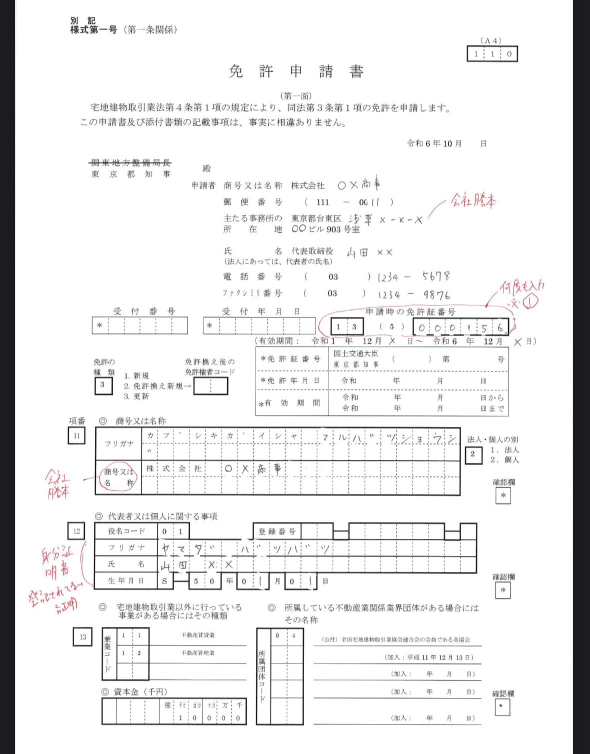
#> input picture image/img.png, 1179 x 1507 px (shown at 1/2 size); its folder holds 2 pictures in this run
$ python image_improve.py
#> lines starting #> are read from the running program, lines starting #| are printed output that depends on the picture
import numpy as np
from skimage.io import imread, imsave
from skimage import exposure, img_as_ubyte
from skimage.color import rgb2gray
import os

# Ensure the output directory exists
os.makedirs('./image/', exist_ok=True)

# Load the image
image = imread('./image/img.png')  # Load the image from the specified path
#> image is the input picture: shape (1507, 1179, 3); mean R, G, B 234.3, 234.1, 234.2

# Convert to grayscale if necessary
image_gray = rgb2gray(image)

# Apply global histogram equalization
image_eq = exposure.equalize_hist(image_gray)
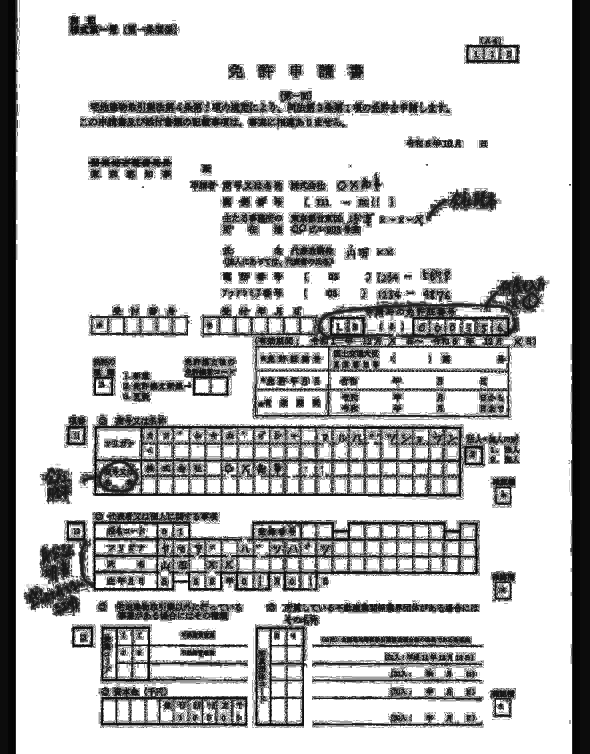
#> image_eq: shape (1507, 1179) float64 (shown at 1/2 size); min 6.19e-06, max 1, mean 0.773

# Save the equalized image
imsave('./image/equalized_image.png', img_as_ubyte(image_eq))  # Save as 8-bit image
print("Equalized image saved successfully at './image/equalized_image.png'.")
